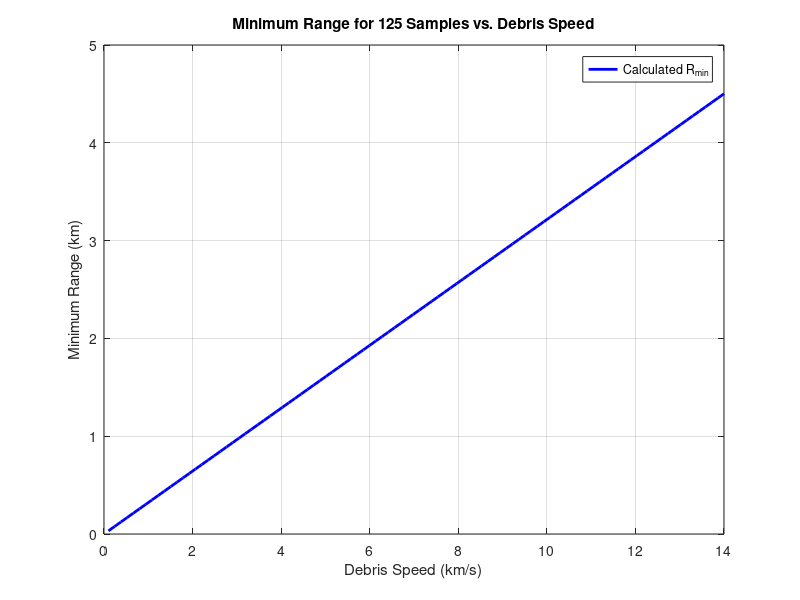

Write the MATLAB code that produced this figure.
%% Minimum Range Calculation for 125 Samples Acquisition
% The sensor takes 125 samples with a time between samples of 1e-3 s.
% Therefore, the total dwell time required is:
dt = 1e-3;                   % Sampling interval [s]
num_samples = 125;           % Number of samples
T_dwell = dt * num_samples;  % Total dwell time [s] = 0.125 s

% Sensor field-of-view (FOV) parameters:
half_cone_angle_deg = 11;              % Half cone angle [deg]
half_cone_angle_rad = deg2rad(half_cone_angle_deg);  % Convert to radians

% Define debris speed range (in km/s)
v_min = 0.1;        % Minimum debris speed [km/s]
v_max = 14;         % Maximum debris speed [km/s]
num_v = 100;        % Number of speed points to evaluate
v_vec = linspace(v_min, v_max, num_v);  % Debris speed vector [km/s]

% Compute minimum range required for the debris to be in view for T_dwell seconds.
% The debris traverses the full FOV diameter (2*R*tan(half_angle)) in time T_dwell.
% Therefore, R_min is given by:
%   T_dwell = (2*R_min*tan(half_cone_angle)) / v
%   R_min = (T_dwell * v) / (2*tan(half_cone_angle))
R_min = (T_dwell .* v_vec) ./ (2 * tan(half_cone_angle_rad));


% Plot the results
figure;
plot(v_vec, R_min, 'b-', 'LineWidth', 2);
xlabel('Debris Speed (km/s)');
ylabel('Minimum Range (km)');
title('Minimum Range for 125 Samples vs. Debris Speed');
legend('Calculated R_{min}', 'Clipped to R_{max} (50 km)', 'Location', 'Best');
grid on;
